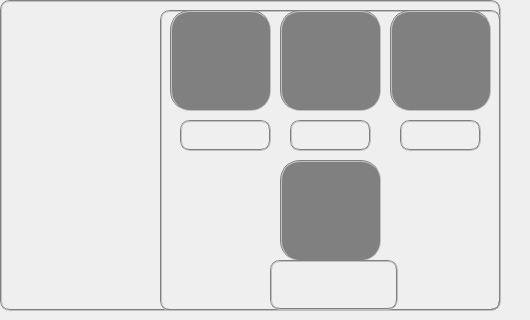
      <widget class="QWidget" name="frame_3_tool">
       <widget class="QWidget" name="orientation_2" native="true">
        <property name="geometry">
         <rect>
          <x>0</x>
          <y>0</y>
          <width>521</width>
          <height>311</height>
         </rect>
        </property>
        <widget class="QFrame" name="orientationBorder_2">
         <property name="geometry">
          <rect>
           <x>0</x>
           <y>0</y>
           <width>501</width>
           <height>311</height>
          </rect>
         </property>
         <property name="styleSheet">
          <string notr="true">border:2px groove gray;border-radius:10px;padding:2px 4px;</string>
         </property>
         <property name="frameShape">
          <enum>QFrame::StyledPanel</enum>
         </property>
         <property name="frameShadow">
          <enum>QFrame::Raised</enum>
         </property>
         <widget class="QPushButton" name="controlSwitch_3">
          <property name="geometry">
           <rect>
            <x>10</x>
            <y>10</y>
            <width>141</width>
            <height>101</height>
           </rect>
          </property>
          <property name="focusPolicy">
           <enum>Qt::NoFocus</enum>
          </property>
          <property name="styleSheet">
           <string notr="true">border:none;background-color:transparent;</string>
          </property>
          <property name="icon">
           <iconset resource="images.qrc">
            <normaloff>:/manual/images/manual/positioncoordination_red.gif</normaloff>
            <normalon>:/manual/images/manual/positioncoordination_green.gif</normalon>:/manual/images/manual/positioncoordination_red.gif</iconset>
          </property>
          <property name="iconSize">
           <size>
            <width>200</width>
            <height>200</height>
           </size>
          </property>
          <property name="checkable">
           <bool>true</bool>
          </property>
          <property name="checked">
           <bool>true</bool>
          </property>
          <property name="autoExclusive">
           <bool>true</bool>
          </property>
         </widget>
         <widget class="QPushButton" name="controlSwitch_4">
          <property name="geometry">
           <rect>
            <x>10</x>
            <y>160</y>
            <width>101</width>
            <height>101</height>
           </rect>
          </property>
          <property name="focusPolicy">
           <enum>Qt::NoFocus</enum>
          </property>
          <property name="styleSheet">
           <string notr="true">border:none;background-color:transparent;</string>
          </property>
          <property name="icon">
           <iconset resource="images.qrc">
            <normaloff>:/manual/images/manual/postureangle_red.gif</normaloff>
            <normalon>:/manual/images/manual/postureangle_green.gif</normalon>:/manual/images/manual/postureangle_red.gif</iconset>
          </property>
          <property name="iconSize">
           <size>
            <width>200</width>
            <height>200</height>
           </size>
          </property>
          <property name="checkable">
           <bool>true</bool>
          </property>
          <property name="autoExclusive">
           <bool>true</bool>
          </property>
         </widget>
         <widget class="QFrame" name="orientationFrame_2">
          <property name="geometry">
           <rect>
            <x>160</x>
            <y>10</y>
            <width>341</width>
            <height>301</height>
           </rect>
          </property>
          <property name="frameShape">
           <enum>QFrame::StyledPanel</enum>
          </property>
          <property name="frameShadow">
           <enum>QFrame::Raised</enum>
          </property>
          <widget class="QPushButton" name="disabledButton_10">
           <property name="enabled">
            <bool>true</bool>
           </property>
           <property name="geometry">
            <rect>
             <x>120</x>
             <y>150</y>
             <width>101</width>
             <height>101</height>
            </rect>
           </property>
           <property name="focusPolicy">
            <enum>Qt::NoFocus</enum>
           </property>
           <property name="styleSheet">
            <string notr="true">background-color: grey; border-radius: 20; border-image: url(:/manual/images/manual/axisZ.png)</string>
           </property>
           <property name="icon">
            <iconset resource="images.qrc">
             <normaloff>:/manual/images/manual/transparent.png</normaloff>
             <normalon>:/manual/images/manual/no-sign.png</normalon>:/manual/images/manual/transparent.png</iconset>
           </property>
           <property name="iconSize">
            <size>
             <width>128</width>
             <height>128</height>
            </size>
           </property>
           <property name="checkable">
            <bool>true</bool>
           </property>
           <property name="checked">
            <bool>false</bool>
           </property>
          </widget>
          <widget class="QPushButton" name="disabledButton_7">
           <property name="enabled">
            <bool>true</bool>
           </property>
           <property name="geometry">
            <rect>
             <x>10</x>
             <y>0</y>
             <width>101</width>
             <height>101</height>
            </rect>
           </property>
           <property name="focusPolicy">
            <enum>Qt::NoFocus</enum>
           </property>
           <property name="styleSheet">
            <string notr="true">background-color: grey; border-radius: 20; border-image: url(:/manual/images/manual/axisX.png)</string>
           </property>
           <property name="icon">
            <iconset resource="images.qrc">
             <normaloff>:/manual/images/manual/transparent.png</normaloff>
             <normalon>:/manual/images/manual/no-sign.png</normalon>:/manual/images/manual/transparent.png</iconset>
           </property>
           <property name="iconSize">
            <size>
             <width>128</width>
             <height>128</height>
            </size>
           </property>
           <property name="checkable">
            <bool>true</bool>
           </property>
           <property name="checked">
            <bool>false</bool>
           </property>
          </widget>
          <widget class="QPushButton" name="disabledButton_8">
           <property name="enabled">
            <bool>true</bool>
           </property>
           <property name="geometry">
            <rect>
             <x>120</x>
             <y>0</y>
             <width>101</width>
             <height>101</height>
            </rect>
           </property>
           <property name="focusPolicy">
            <enum>Qt::NoFocus</enum>
           </property>
           <property name="styleSheet">
            <string notr="true">background-color: grey; border-radius: 20; border-image: url(:/manual/images/manual/axisY.png)</string>
           </property>
           <property name="icon">
            <iconset resource="images.qrc">
             <normaloff>:/manual/images/manual/transparent.png</normaloff>
             <normalon>:/manual/images/manual/no-sign.png</normalon>:/manual/images/manual/transparent.png</iconset>
           </property>
           <property name="iconSize">
            <size>
             <width>128</width>
             <height>128</height>
            </size>
           </property>
           <property name="checkable">
            <bool>true</bool>
           </property>
           <property name="checked">
            <bool>false</bool>
           </property>
          </widget>
          <widget class="QPushButton" name="disabledButton_9">
           <property name="enabled">
            <bool>true</bool>
           </property>
           <property name="geometry">
            <rect>
             <x>230</x>
             <y>0</y>
             <width>101</width>
             <height>101</height>
            </rect>
           </property>
           <property name="focusPolicy">
            <enum>Qt::NoFocus</enum>
           </property>
           <property name="styleSheet">
            <string notr="true">background-color: grey; border-radius: 20; border-image: url(:/manual/images/manual/axisZ.png)</string>
           </property>
           <property name="icon">
            <iconset resource="images.qrc">
             <normaloff>:/manual/images/manual/transparent.png</normaloff>
             <normalon>:/manual/images/manual/no-sign.png</normalon>:/manual/images/manual/transparent.png</iconset>
           </property>
           <property name="iconSize">
            <size>
             <width>128</width>
             <height>128</height>
            </size>
           </property>
           <property name="checkable">
            <bool>true</bool>
           </property>
           <property name="checked">
            <bool>false</bool>
           </property>
          </widget>
          <widget class="QLabel" name="label_38">
           <property name="geometry">
            <rect>
             <x>240</x>
             <y>110</y>
             <width>81</width>
             <height>31</height>
            </rect>
           </property>
           <property name="text">
            <string/>
           </property>
           <property name="pixmap">
            <pixmap resource="images.qrc">:/manual/images/manual/zaxis.gif</pixmap>
           </property>
           <property name="alignment">
            <set>Qt::AlignCenter</set>
           </property>
          </widget>
          <widget class="QLabel" name="label_39">
           <property name="geometry">
            <rect>
             <x>130</x>
             <y>110</y>
             <width>81</width>
             <height>31</height>
            </rect>
           </property>
           <property name="text">
            <string/>
           </property>
           <property name="pixmap">
            <pixmap resource="images.qrc">:/manual/images/manual/yaxis.gif</pixmap>
           </property>
           <property name="alignment">
            <set>Qt::AlignCenter</set>
           </property>
          </widget>
          <widget class="QLabel" name="label_37">
           <property name="geometry">
            <rect>
             <x>110</x>
             <y>250</y>
             <width>128</width>
             <height>50</height>
            </rect>
           </property>
           <property name="text">
            <string/>
           </property>
           <property name="pixmap">
            <pixmap resource="images.qrc">:/manual/images/manual/Caxis.gif</pixmap>
           </property>
           <property name="alignment">
            <set>Qt::AlignCenter</set>
           </property>
          </widget>
          <widget class="QLabel" name="label_42">
           <property name="geometry">
            <rect>
             <x>20</x>
             <y>110</y>
             <width>91</width>
             <height>31</height>
            </rect>
           </property>
           <property name="text">
            <string/>
           </property>
           <property name="pixmap">
            <pixmap resource="images.qrc">:/manual/images/manual/xaxis.gif</pixmap>
           </property>
           <property name="alignment">
            <set>Qt::AlignCenter</set>
           </property>
          </widget>
         </widget>
        </widget>
       </widget>
      </widget>
